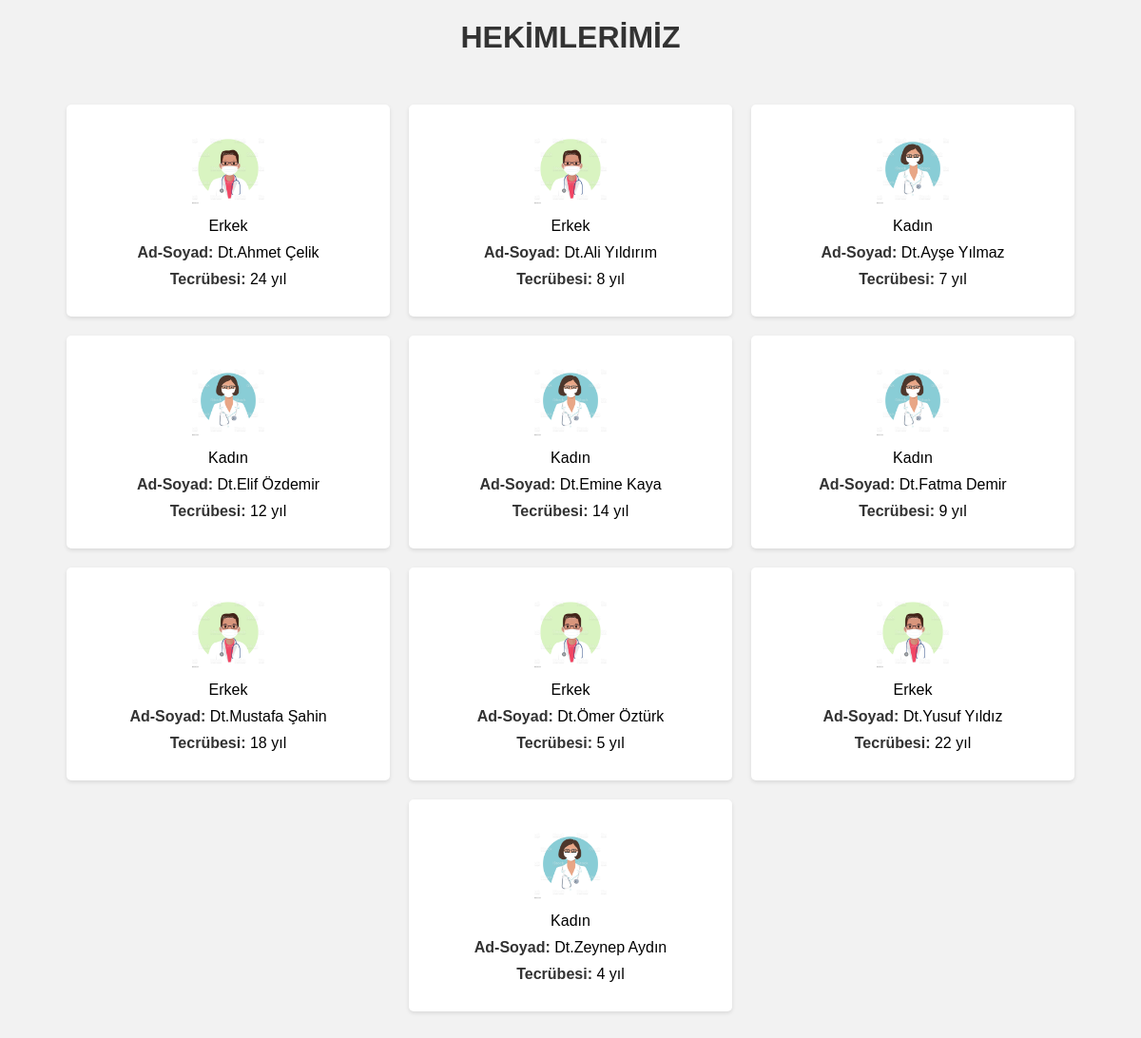
The page /doktorlar.php on the database its author committed.
### tables this page shows
CREATE TABLE `doktorlar` (
  `doktor_id` int(10) UNSIGNED NOT NULL,
  `tam_ad` varchar(100) NOT NULL DEFAULT '',
  `cinsiyet` text NOT NULL,
  `tecrube` int(11) NOT NULL
);

### doktorlar.php (the view, shortened to what this page needs)
<!DOCTYPE html>
<html>
<head>
</head>
<body>
  <h1>HEKİMLERİMİZ</h1>
  <div class="doktorlar-container">
    <?php
    include("config.php");
    $sql = "SELECT * FROM doktorlar";
    $cevap = mysqli_query($db,$sql);
    while ($gelen = mysqli_fetch_array($cevap)) {
      echo "<div class='doktor'>";
      echo "<img class='gender-icon' src='" . ($gelen['cinsiyet'] == 'Erkek' ? 'man.jpg' : 'woman.jpg') . "' alt='Gender Icon'>";
      echo "<p><strong></strong> " . $gelen['cinsiyet'] . "</p>";
      echo "<p><strong>Ad-Soyad:</strong> " . $gelen['tam_ad'] . "</p>";
      echo "<p><strong>Tecrübesi:</strong> " . $gelen['tecrube'] . " yıl" . "</p>";
      echo "</div>";
    }
    ?>
  </div>
</body>
</html>

### doktorlar.php (style rules this page uses)
body { font-family: Arial, sans-serif; background-color: #f2f2f2; margin: 0; padding: 0; }
h1 { text-align: center; color: #333; }
.doktorlar-container { display: flex; flex-wrap: wrap; justify-content: center; align-items: flex-start; padding: 20px; }
.doktor { background-color: #ffffff; box-shadow: 0 2px 4px rgba(0, 0, 0, 0.1); border-radius: 5px; padding: 20px; margin: 10px; width: 300px; text-align: center; transition: all 0.3s ease; }
.doktor p { margin: 10px 0; }
.doktor strong { color: #333; }
.doktor .gender-icon { display: inline-block; margin-top: 10px; width: 2cm; height: 2cm; }

### rows shown on the page
doktorlar: cinsiyet "Erkek", tam_ad "Dt.Ahmet Çelik", tecrube "24"
doktorlar: cinsiyet "Erkek", tam_ad "Dt.Ali Yıldırım", tecrube "8"
doktorlar: cinsiyet "Kadın", tam_ad "Dt.Ayşe Yılmaz", tecrube "7"
doktorlar: cinsiyet "Kadın", tam_ad "Dt.Elif Özdemir", tecrube "12"
doktorlar: cinsiyet "Kadın", tam_ad "Dt.Emine Kaya", tecrube "14"
doktorlar: cinsiyet "Kadın", tam_ad "Dt.Fatma Demir", tecrube "9"
doktorlar: cinsiyet "Erkek", tam_ad "Dt.Mustafa Şahin", tecrube "18"
doktorlar: cinsiyet "Erkek", tam_ad "Dt.Ömer Öztürk", tecrube "5"
doktorlar: cinsiyet "Erkek", tam_ad "Dt.Yusuf Yıldız", tecrube "22"
doktorlar: cinsiyet "Kadın", tam_ad "Dt.Zeynep Aydın", tecrube "4"
